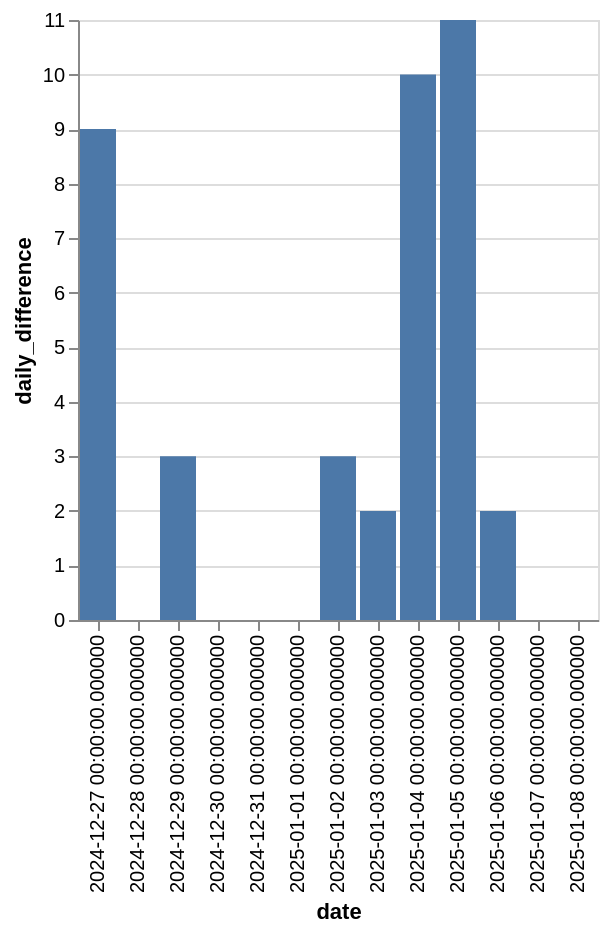

Notebook cell for this chart:
### Code cell
segment('Sptint pod Býčí skálou')

### Figure 1 — Vega-Lite specification as saved in the notebook (floating-point values rounded to 4 significant figures)
{"config": {"view": {"continuousWidth": 300, "continuousHeight": 300}}, "data": {"name": "data-a96befb1a4e6537ad4ac67a196c8f682"}, "mark": {"type": "bar"}, "encoding": {"x": {"field": "date", "type": "ordinal"}, "y": {"field": "daily_difference", "type": "quantitative"}}, "$schema": "https://vega.github.io/schema/vega-lite/v5.8.0.json", "datasets": {"data-a96befb1a4e6537ad4ac67a196c8f682": [{"date": "2024-12-27 00:00:00.000000", "effort_count": 53317, "daily_difference": 9}, {"date": "2024-12-28 00:00:00.000000", "effort_count": 53317, "daily_difference": 0}, {"date": "2024-12-29 00:00:00.000000", "effort_count": 53320, "daily_difference": 3}, {"date": "2024-12-30 00:00:00.000000", "effort_count": 53320, "daily_difference": 0}, {"date": "2024-12-31 00:00:00.000000", "effort_count": 53320, "daily_difference": 0}, {"date": "2025-01-01 00:00:00.000000", "effort_count": 53320, "daily_difference": 0}, {"date": "2025-01-02 00:00:00.000000", "effort_count": 53323, "daily_difference": 3}, {"date": "2025-01-03 00:00:00.000000", "effort_count": 53325, "daily_difference": 2}, {"date": "2025-01-04 00:00:00.000000", "effort_count": 53335, "daily_difference": 10}, {"date": "2025-01-05 00:00:00.000000", "effort_count": 53346, "daily_difference": 11}, {"date": "2025-01-06 00:00:00.000000", "effort_count": 53348, "daily_difference": 2}, {"date": "2025-01-07 00:00:00.000000", "effort_count": 53348, "daily_difference": 0}, {"date": "2025-01-08 00:00:00.000000", "effort_count": 53348, "daily_difference": 0}]}}
